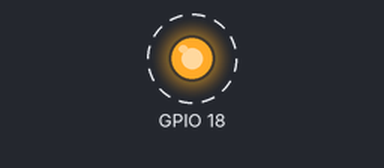
A program run on a simulated Raspberry Pi (BCM pin numbers). Parts: output pins drawn as LEDs (lit = HIGH). Dashed ring = blinking. What the program prints to the terminal is not drawn. At 3.6 s the program stops and its outputs stay as they are.

Above: at 0.1 s.
Timing chart, 0 to 3.0 s (numbered marks = the images above):
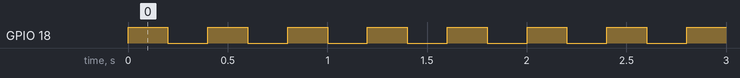

The program:

flash_warning.py
```python
import RPi.GPIO as GPIO
import time
GPIO.setmode(GPIO.BCM)
GPIO.setwarnings(False)
GPIO.setup(18,GPIO.OUT)

count = 0
while count < 9:
    print("open")
    GPIO.output(18,GPIO.HIGH)
    time.sleep(0.2)
    print(count)
    count += 1
    GPIO.output(18,GPIO.LOW)
    print("close")
    time.sleep(0.2)
```

Measured:
- by itself, GPIO 18: alternates HIGH for 0.20 s and LOW for 0.20 s, 18 changes in all, then stays LOW
